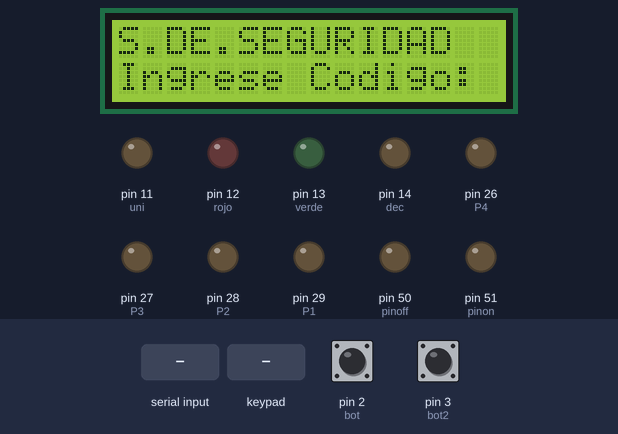
The sketch below on a simulated Arduino Mega 2560, built with avr-gcc and run on an emulated ATmega2560. Parts: 16×2 character LCD, output pins drawn as LEDs (lit = HIGH). Dashed ring = blinking. The test bench sets the inputs (shaded band); at power-on: pin 3 (bot2) LOW, pin 2 (bot) LOW. What the sketch prints to the serial monitor is not drawn.

Above: at 0.1 s.
2.3 s: pin 3 (bot2) pulled HIGH for 0.15 s
At 2.6 s:
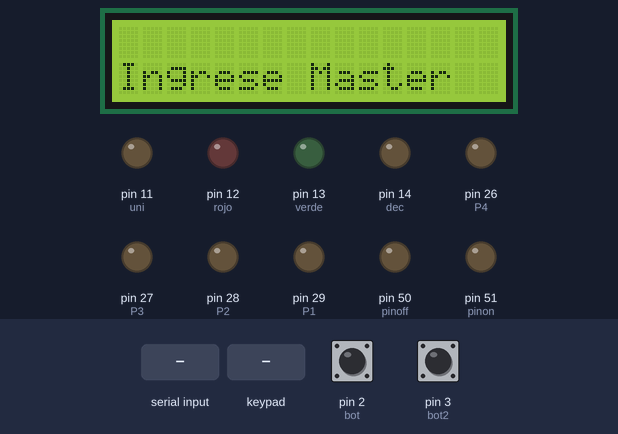
3.9 s: pin 2 (bot) pulled HIGH for 0.15 s
At 4.05 s:
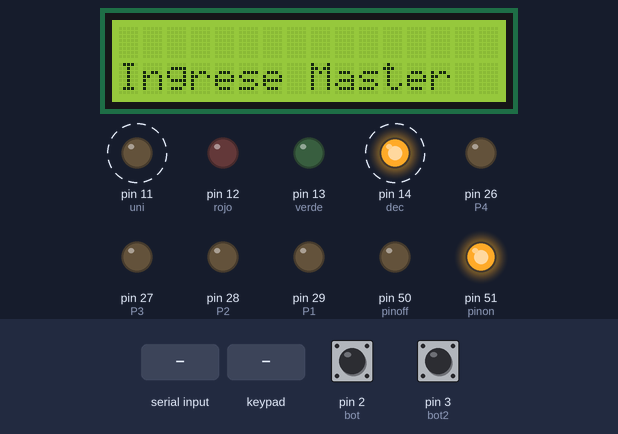
4.6 s: pin 2 (bot) pulled HIGH for 1 s
At 5.5 s:
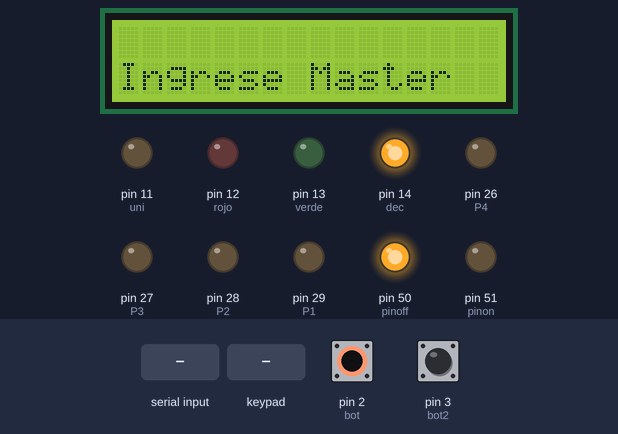
7.1 s: pin 2 (bot) pulled HIGH for 3.2 s
At 7.25 s:
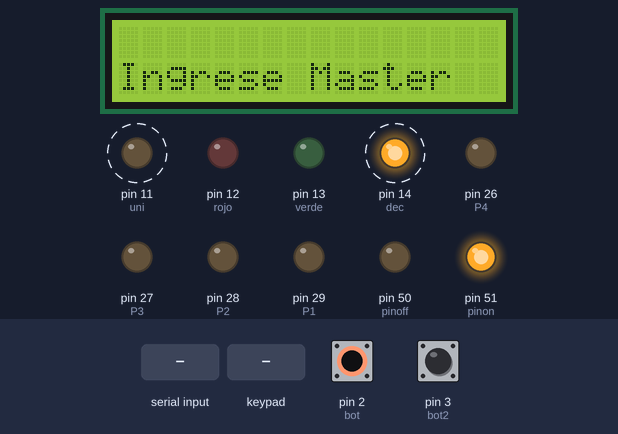
10.9 s: "?" received over Serial
At 11.06 s:
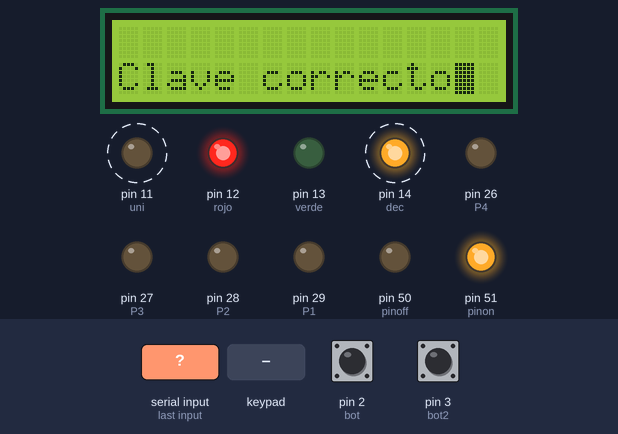
12.7 s: keypad keys 1 2 A 1 2 * pressed 0.4 s apart
At 16.2 s:
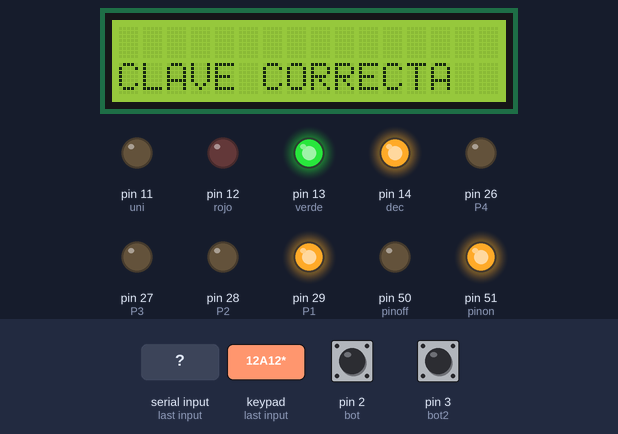
Timing chart, 0 to 17.6 s (numbered marks = the images above; inputs shaded):
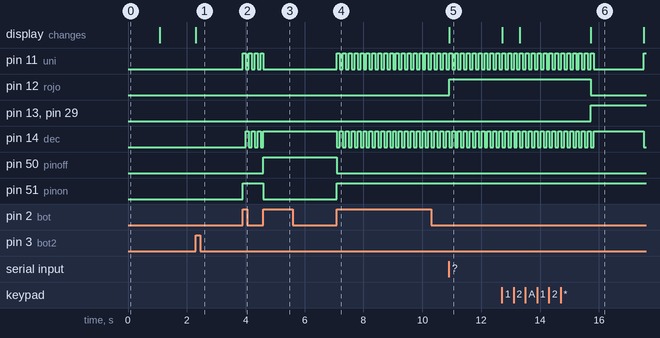

Measured:
- after the input at 2.3 s, the display: changes at once (image 1)
- after the input at 3.9 s, pin 11 (uni): alternates HIGH for 0.10 s and LOW for 0.10 s, starting at once; pin 14 (dec): alternates HIGH for 0.10 s and LOW for 0.10 s, starting after 0.10 s; pin 51 (pinon): LOW → HIGH at once
- after the input at 4.6 s, pin 11 (uni): goes on until 4.6 s, then stays LOW; pin 14 (dec): goes on until 4.6 s, then stays HIGH; pin 50 (pinoff): LOW → HIGH at once; pin 51 (pinon): HIGH → LOW at once
- after the input at 7.1 s, pin 11 (uni), pin 14 (dec): alternates HIGH for 0.10 s and LOW for 0.10 s, starting at once; pin 50 (pinoff): HIGH → LOW at once; pin 51 (pinon): LOW → HIGH at once
- after the input at 10.9 s, pin 12 (rojo): LOW → HIGH at once; the display: changes at once (image 5)
- after the input at 12.7 s, pin 12 (rojo): HIGH → LOW after 3.0 s; pin 13 (verde), pin 29 (P1): LOW → HIGH after 3.0 s; the display: first changes at once (image 6 shows a later state)

The sketch:

ProyectoBimestral.ino
```cpp
#include <Keypad.h>
#include <Password.h>
#include <LiquidCrystal.h>

const byte FILAS=4; //cuatro filas
const byte COLS=4; //cuatro columnas
int numero=0;//variable de conteo

const int rs = 9, en = 8, d4 = 7, d5 = 6, d6 = 5, d7 = 4;

Password clave1 = Password("12A12");//trabajador 1
Password clave2 = Password("12B34");//trabajafor 2
Password clave3 = Password("12C56");//trabajador 3
Password clave4 = Password("12D78");//trabajador 4
Password alarma = Password("12346");//clave serial
Password master = Password("12121");//Administrador
byte currentLength = 0;

char teclado[FILAS][COLS]={
  {'1','2','3','A'},
  {'4','5','6','B'},
  {'7','8','9','C'},
  {'*','0','#','D'}
};
byte pinfilas[FILAS]={41,43,45,47};
byte pincolumnas[COLS]={31,33,35,37};

Keypad keypad = Keypad(makeKeymap(teclado),pinfilas,pincolumnas, FILAS, COLS);
LiquidCrystal lcd(rs, en, d4, d5, d6, d7);

int on=0; //variable de encendido
int pinon=51; ////variable
int pinoff=50;//variable
int bot=2;//variable interrupcion
int bot2=3;//variable interrupcion
int verde=13;//variable led
int rojo=12;//variable led

int P1=29; // pin de salida para display
int P2=28; // pin de salida para display
int P3=27; // pin de salida para display
int P4=26; // pin de salida para display
int i=0;  // variable de conteo
int dec=14; // pin de acitivacion decenas
int uni=11;  // pin de activacion unidades
int decenas; // variable de almacenamiento de decenas
int unidades;//variable unidades
void setup() {

  // put your setup code here, to run once:
  pinMode(P1,OUTPUT); // configuracion de pin
 pinMode(P2,OUTPUT); // configuracion de pin
 pinMode(P3,OUTPUT); // configuracion de pin
 pinMode(P4,OUTPUT); // configuracion de pin
 pinMode(dec,OUTPUT); // configuracion de decenas
 pinMode(uni,OUTPUT); // configuracion de unidades
 pinMode(pinon,OUTPUT);// configuracion de pin
 pinMode(pinoff,OUTPUT);// configuracion de pin
 pinMode(bot,INPUT);// configuracion de boton1
 pinMode(bot2,INPUT);// configuracion de boton2
 pinMode(verde,OUTPUT);// configuracion pin led
 pinMode(rojo,OUTPUT);// configuracion pin led
 lcd.begin(16,2);//inicializa lcd
 Serial.begin(9600);//inicializa CX Serial
 attachInterrupt(digitalPinToInterrupt(bot),sistema,RISING);//configuracion interrupcion 1
 attachInterrupt(digitalPinToInterrupt(bot2),Masterpass,RISING);//configuracion interrupcion 2

 ///////////////////////////////////////////////////
  Serial.println("SISTEMA DE SEGURIDAD");
  Serial.println("Reinciar->! Evaluar la contraseña->?");
  Serial.print("Enter password: ");
  lcd.setCursor(0,0);
  lcd.print("Clave:");
  keypad.addEventListener(keypadEvent);
  lcd.clear();
  lcd.setCursor(0,0);
  lcd.print("S.DE.SEGURIDAD");
  lcd.setCursor(0,1);
  lcd.print("Ingrese Codigo:");
  delay(1000);
  lcd.clear();
}
void loop() {
  if(on==1){
  dis();//mamamos al metodo
  keypad.getKey();//keypad
  //ingreso por serial
  if (Serial.available()){
    char input = Serial.read();//lectura CX Serial
    lcd.write(Serial.read());//muestra en lcd valor ingresado
    //opciones
    switch (input){
      case '!': //reset password
        alarma.reset();
        currentLength = 0;
        Serial.println("Restablecer la Contraseña");
      break;
      case '?': //Evaluando el codigo
        if (alarma.evaluate()){
          Serial.println();
          lcd.setCursor(0,1);
          lcd.print("Clave Correcta  ");
          Serial.println("Contraseña Correcta");
          digitalWrite(verde,HIGH);
         digitalWrite(rojo,LOW);

        }else{
          Serial.println();
          lcd.setCursor(0,1);
          lcd.print("Clave correcto");
          Serial.println("Contraseña Correcto");
          digitalWrite(verde,LOW);
          digitalWrite(rojo,HIGH);
        }
      break;
      default:
        alarma << input;
        currentLength++;

        for (byte i=0; i<currentLength; i++){
          //Serial.print('*');
        }
     }
  }
  }
}
void sistema(){
  on=1-on;
  //estado del sistema
  if(on==1){
    digitalWrite(pinon,HIGH);//enciende led
    digitalWrite(pinoff,LOW);//apaga led
  }else{
    digitalWrite(pinoff,HIGH);//enciende led
    digitalWrite(pinon,LOW);//apaga led
  }
}

void keypadEvent(KeypadEvent eKey){
  //ingreso por keypad
  if(on==1){
  switch (keypad.getState()){
    case PRESSED:
  lcd.print(eKey);
  //verificar
  switch (eKey){
    case '*': checkPassword(); break;
    break;
    case '#':
    clave1.reset();break;
    clave2.reset();break;
    clave3.reset();break;
    clave4.reset();break;

    default:
    clave1.append(eKey);
    clave2.append(eKey);
    clave3.append(eKey);
    clave4.append(eKey);

     }
  }
 }
}
void checkPassword(){
    if(on==1){
    if(clave1.evaluate()||clave2.evaluate()||clave3.evaluate()||clave4.evaluate()){
     lcd.clear();
     lcd.setCursor(0,1);
     lcd.print("CLAVE CORRECTA");
     digitalWrite(verde,HIGH);//enciende led
     digitalWrite(rojo,LOW);//apaga led
     reset_password();//llamamos metodo
     numero++;//aumento de variable
     dis();//llamamos metodo
     delay(600);
     }else{
     lcd.clear();//limpia el lcd
     lcd.setCursor(0,1);//posiciona el cursor
     lcd.print("CLAVE INCORRECTA");
     reset_password();//llamamos al metodo
     digitalWrite(rojo,HIGH);//enciende led
     digitalWrite(verde,LOW);//apaga led
     }
     delay(1000);
    lcd.clear();
 }
}
void reset_password(){
  if(on==1){
    clave1.reset(); // resetea password despues de entrada correcta
    clave2.reset(); // resetea password despues de entrada correcta
    clave3.reset(); // resetea password despues de entrada correcta
    clave4.reset(); // resetea password despues de entrada correcta
  }
}
void reset_clave(){
  lcd.clear();
  lcd.setCursor(0,0);//posiciona el cursor
  lcd.print("Select User");
  if(on==1){
//pregunte q user quiere cambiar
//lees el # de ususaro
  switch (keypad.getState()){
  case '1':
  clave1.set("11111");//trabajador 1
  //clave cambiada imprimir
  lcd.setCursor(0,0);//posiciona el cursor
  lcd.print("");
  lcd.setCursor(0,1);//posiciona el cursor
  lcd.print("Clave Cambiada");
  break;
  case '2':
  clave2.set("22222");//trabajador 2
  lcd.setCursor(0,0);//posiciona el cursor
  lcd.print("");
  lcd.setCursor(0,1);//posiciona el cursor
  lcd.print("Clave Cambiada");
  break;
  case '3':
  clave3.set("33333");//trabajador 3
  lcd.setCursor(0,0);//posiciona el cursor
  lcd.print("");
  lcd.setCursor(0,1);//posiciona el cursor
  lcd.print("Clave Cambiada");
  break;
  case '4':
  clave4.set("44444");//trabajador 4
  lcd.setCursor(0,0);//posiciona el cursor
  lcd.print("");
  lcd.setCursor(0,1);//posiciona el cursor
  lcd.print("Clave Cambiada");
  break;
  }
 }
}

void Masterpass(){
lcd.clear();//limpiar lcd
lcd.setCursor(0,1);//posiciona el cursor
lcd.print("Ingrese Master");
//verificar master
if(master.evaluate()){
  lcd.clear();//limpiar lcd
  lcd.setCursor(0,1);//posiciona el cursor
  lcd.print("Correcto");
  }
  }
void contador (int j){
switch(numero){
  //0
  case 0:
digitalWrite(P1,LOW);
digitalWrite(P2,LOW);
digitalWrite(P3,LOW);
digitalWrite(P4,LOW);
break;
//1
 case 1:
digitalWrite(P1,HIGH);
digitalWrite(P2,LOW);
digitalWrite(P3,LOW);
digitalWrite(P4,LOW);
break;
//2
case 2:
digitalWrite(P1,LOW);
digitalWrite(P2,HIGH);
digitalWrite(P3,LOW);
digitalWrite(P4,LOW);
break;
//3
case 3:
digitalWrite(P1,HIGH);
digitalWrite(P2,HIGH);
digitalWrite(P3,LOW);
digitalWrite(P4,LOW);
break;
//4
case 4:
digitalWrite(P1,LOW);
digitalWrite(P2,LOW);
digitalWrite(P3,HIGH);
digitalWrite(P4,LOW);
break;
//5
case 5:
digitalWrite(P1,HIGH);
digitalWrite(P2,LOW);
digitalWrite(P3,HIGH);
digitalWrite(P4,LOW);
break;
//6
case 6:
digitalWrite(P1,LOW);
digitalWrite(P2,HIGH);
digitalWrite(P3,HIGH);
digitalWrite(P4,LOW);
break;
//7
case 7:
digitalWrite(P1,HIGH);
digitalWrite(P2,HIGH);
digitalWrite(P3,HIGH);
digitalWrite(P4,LOW);
break;
//8
case 8:
digitalWrite(P1,LOW);
digitalWrite(P2,LOW);
digitalWrite(P3,LOW);
digitalWrite(P4,HIGH);
break;
//9
case 9:
digitalWrite(P1,HIGH);
digitalWrite(P2,LOW);
digitalWrite(P3,LOW);
digitalWrite(P4,HIGH);
break;
}
}

void dis(){
 decenas=i/10;  // valor de decenas
 unidades= i-(decenas*10); // valor unidades
 digitalWrite(uni,HIGH); // activacion de pin de unidades
 digitalWrite(dec,LOW);  // desactivacion de pin de decenas
 contador(unidades);    // llamo metodo de visualizacion
 delay(100);  // espero
 digitalWrite(uni,LOW);   // desactivacion de pin de unidades
 digitalWrite(dec,HIGH);  // activacion de pin de decenas
 contador(decenas);  // llamo metodo de visualizacion
 delay(100); // espero
}
```
